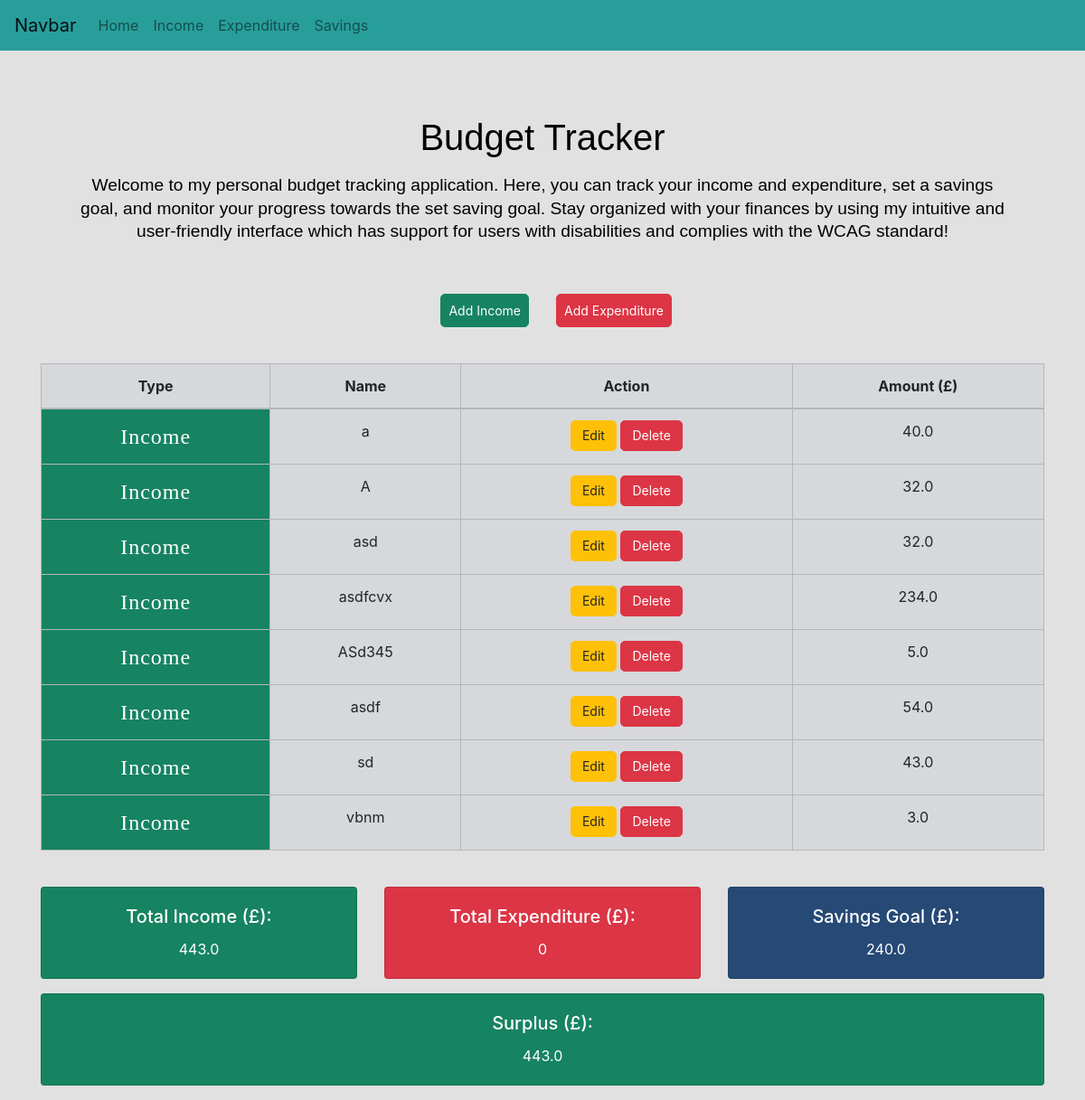
Before: / with the older database file.
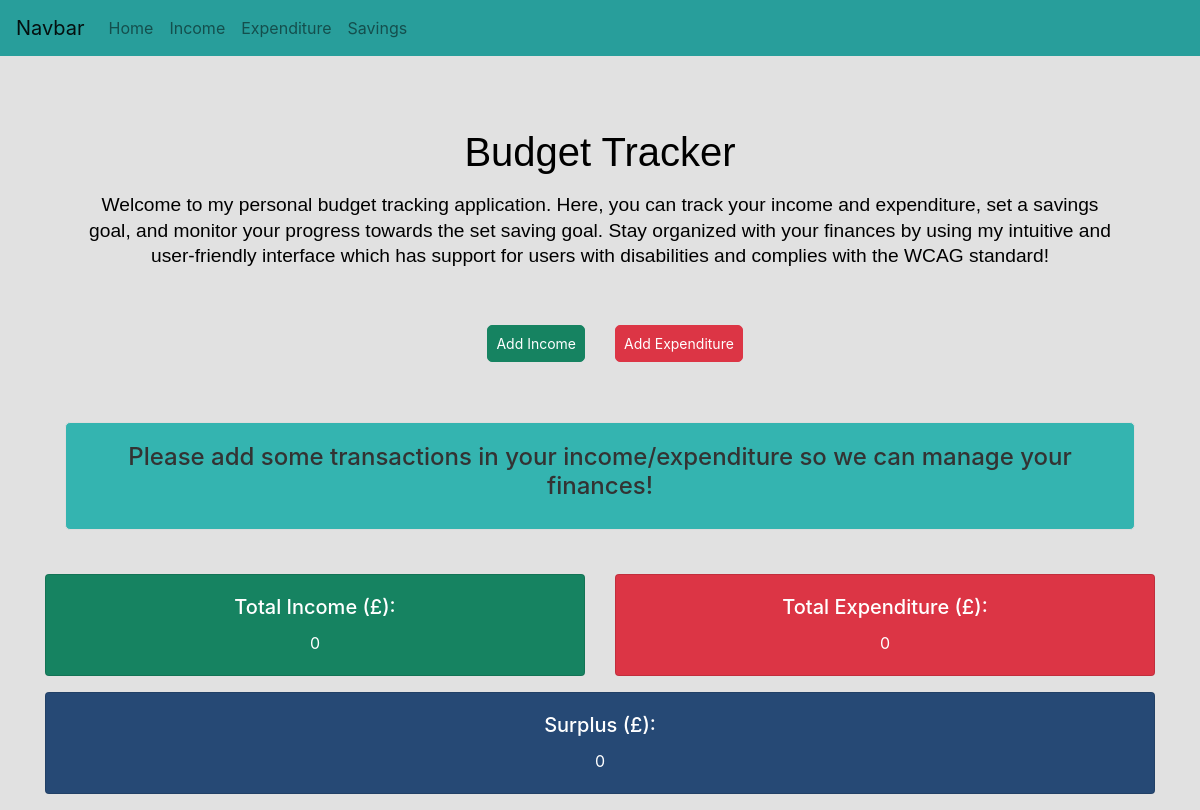
After: the same page with the newer database file.
### app/models.py (models this page shows)
class Income(db.Model):
    id = db.Column(db.Integer, primary_key=True)
    name = db.Column(db.String(500), index=True, unique=True)
    amount = db.Column(db.Float)
    date_created = db.Column(db.DateTime, default=datetime.utcnow)

class Savings(db.Model):
    id = db.Column(db.Integer, primary_key=True)
    name = db.Column(db.String(500))
    goal_amount = db.Column(db.Float)
    date_created = db.Column(db.DateTime, default=datetime.utcnow)

### app/views.py (the view)
@app.route('/', methods=['GET', 'POST'])
def index():
    income_entries = models.Income.query.all()
    expenditure_entries = models.Expenditure.query.all()
    total_income = sum(entry.amount for entry in income_entries)
    total_expenditure = sum(entry.amount for entry in expenditure_entries)
    total_difference = total_income - total_expenditure
    income_and_expenditure = income_entries + expenditure_entries
    savingsGoal = models.Savings.query.limit(1).all()
    income_and_expenditure.sort(key=lambda x: x.date_created)
    return render_template('index.html',
                           title='Home Page',
                           income_and_expenditure=income_and_expenditure,
                           total_income=total_income,
                           total_expenditure=total_expenditure,
                           total_difference=total_difference,
                           savingsGoal=savingsGoal)

### app/templates/index.html
{% extends "base.html" %}
{% block content %}
<div class="container">
    <div class="main">
        <h1 class="text-center mb-4">Budget Tracker</h1>
        <p class="text-center">Welcome to my personal budget tracking application.
            Here, you can track your income and expenditure, set a savings goal,
            and monitor your progress towards the set saving goal.
            Stay organized with your finances by using my intuitive and user-friendly interface which
            has support for users with disabilities and complies with the WCAG standard!</p>
    </div>
    <div>
        <div class="row mb-3">
            <div class="col-6">
                <a href="/income" class="btn btn-success float-md-right p-2 display-1" role="button" aria-pressed="true">Add Income</a>
            </div>
            <div class="col-6">
                <a href="/expenditure" class="btn btn-danger  p-2" role="button" aria-pressed="true">Add Expenditure</a>
            </div>
        </div>
    </div>
    <br>
        {% if income_and_expenditure %}
            <table class="table table-bordered table-secondary">
                <thead>
                    <tr class="text-center">
                        <th scope="col">Type</th>
                        <th scope="col">Name</th>
                        <th scope="col">Action</th>
                        <th scope="col">Amount (£)</th>
                    </tr>
                </thead>
                <tbody>
                    {% for result in income_and_expenditure %}
                        {% set is_income = result.__tablename__ == 'income' %}
                        {% set row_class = 'income' if is_income else 'expenditure' %}
                        <tr class="text-center">
                            <th scope="row" class="{{ row_class }}">{{ 'Income' if is_income else 'Expenditure' }}</th>
                            <td>{{ result.name }}</td>
                            <td>
                                <a href="{{ url_for('update_entry', entry_type=result.__tablename__, id=result.id) }}" class="btn btn-warning">Edit</a>
                                <a href="{{ url_for('delete_entry', entry_type=result.__tablename__, id=result.id) }}" class="btn btn-danger">Delete</a>
                            </td>
                            <td>{{ result.amount }}</td>
                        </tr>
                    {% endfor %}
                </tbody>
            </table>
        {% else %}
            <div class="empty">
                <h1>Please add some transactions in your income/expenditure so we can manage your finances!</h1>
            </div>
        {% endif %}
    <br>
    <div class="row">
        <div class="col-sm text-center">
            <div class="card text-white bg-success mb-3" >
                <div class="card-body">
                    <h5 class="card-title">Total Income (£):</h5>
                    <p class="card-text">
                        {{ total_income }}
                    </p>
                </div>
            </div>
        </div>
        <div class="col-sm text-center">
            <div class="card text-white bg-danger mb-3">
                <div class="card-body">
                    <h5 class="card-title">Total Expenditure (£):</h5>
                    <p class="card-text">
                        {{ total_expenditure }}
                    </p>
                </div>
            </div>
        </div>
        {% if savingsGoal %}
            <div class="col-sm text-center">
                <div class="card text-white bg-info mb-3">
                    <div class="card-body">
                        <h5 class="card-title">Savings Goal (£):</h5>
                        <p class="card-text">{{ savingsGoal[0].goal_amount }}</p>
                    </div>
                </div>
            </div>
        {% endif %}
    </div>
    <div class="row">
        <div class="col text-center">
            <div class="card text-white
            {% if total_difference < 0 %}
             bg-danger
            {% elif total_difference > 0 %}
            bg-success
            {% else %}
            bg-info
            {% endif %} mb-3">
                <div class="card-body">
                    <h5 class="card-title">
                        {% if total_difference < 0 %}
                            Deficit
                        {% else %}
                            Surplus
                        {% endif %}
                        (£):
                    </h5>
                    <p class="card-text">
                        {% if total_difference < 0 %}
                            {{ total_difference * -1 }}
                        {% else %}
                            {{ total_difference }}
                        {% endif %}
                    </p>
                </div>
            </div>
        </div>
    </div>
</div>
{% endblock %}

### app/templates/base.html (shortened to what this page needs)
<!DOCTYPE html>
<html lang="en">
    <head>
        <link rel="stylesheet" href="https://stackpath.bootstrapcdn.com/bootstrap/4.2.1/css/bootstrap.min.css">
        <link rel="stylesheet" href="../static/style.css" />
    </head>
    <body>
        <nav class="navbar navbar-expand-sm navbar-light bg-navbar">
            <a class="navbar-brand" href="#">Navbar</a>
            <div class="collapse navbar-collapse" id="navbarSupportedContent">
              <ul class="navbar-nav mr-auto">
                <li class="nav-item"><a class="nav-link" href="/">Home</a></li>
                <li class="nav-item"><a class="nav-link" href="/income">Income</a></li>
                <li class="nav-item"><a class="nav-link" href="/expenditure">Expenditure</a></li>
                <li class="nav-item"><a class="nav-link" href="/savings">Savings</a></li>
              </ul>
            </div>
          </nav>
        <div>
            {% block content %}{% endblock %}
        </div>
    </body>
</html>

### app/static/style.css (style rules this page uses)
body { background-color: rgb(225, 225, 225); }
.container { padding-top: 40px; margin: auto; }
.btn { border-radius: 5px; padding: 6px 12px; font-size: 14px; line-height: 1.4; }
.btn-success { background-color: #168361; color: white; border-color: #168361; }
.btn-danger { background-color: #DC3545; color: white; border-color: #DC3545; }
.bg-success { background-color: #168361 !important; }
.bg-info { background-color: #264975 !important; }
.bg-navbar { background-color: #289e9b !important; }
.main { color:black; font-size: 24px; padding: 40px; }
.main > h1 { font-family: Arial, sans-serif; font-size: 2.5rem; line-height: 2rem; }
.main > p { font-family: Arial, sans-serif; font-size: 1.2rem; line-height: 1.6rem; }
.empty { text-align: center; margin: 20px; padding: 20px; border: 1px solid #ddd; border-radius: 5px; background-color: #34b4b0; }
.empty h1 { color: #333; font-size: 24px; }

Changed rows visible on the page:
removed Income: value "Income", name "a", amount "40.0"
removed Income: value "Income", name "A", amount "32.0"
removed Income: value "Income", name "asd", amount "32.0"
removed Income: value "Income", name "asdfcvx", amount "234.0"
removed Income: value "Income", name "ASd345", amount "5.0"
removed Income: value "Income", name "asdf", amount "54.0"
removed Income: value "Income", name "sd", amount "43.0"
removed Income: value "Income", name "vbnm", amount "3.0"
removed Savings: goal_amount "240.0"
Other visible differences:
{{ total_income }}: "443.0" → "0"
{{ total_difference }}: "443.0" → "0"
text no longer shown: "Type Name Action Amount (£) Savings Goal (£):"
text now shown: "Please add some transactions in your income/expenditure so we can manage your finances!"
